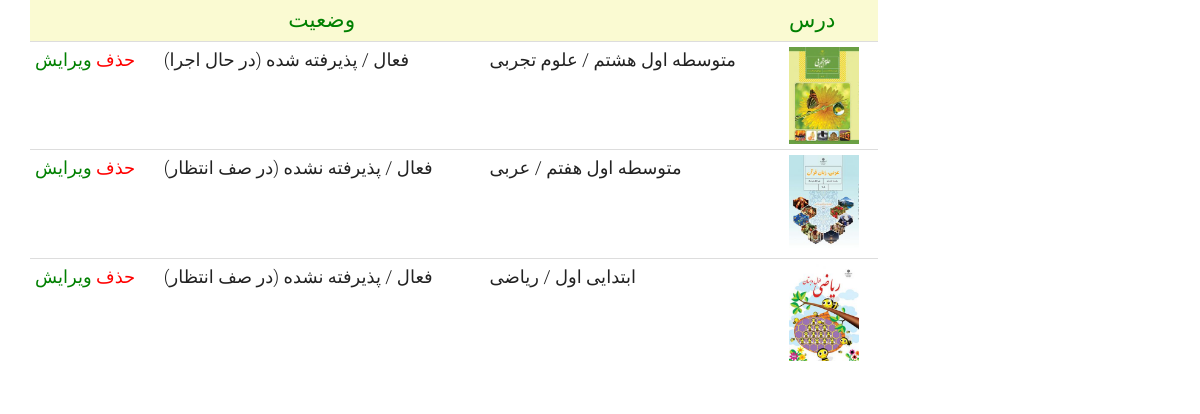
Before: /application/user-application-list (signed in) with the older database file.
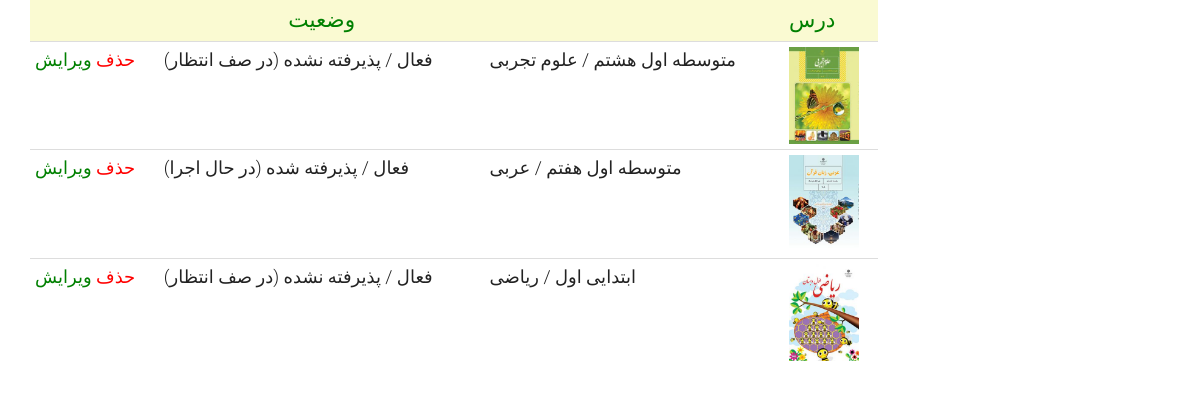
After: the same page with the newer database file.
### application/models.py (models this page shows, shortened)
class Application(models.Model):
    applicant = models.ForeignKey(User, on_delete=models.CASCADE)
    demanded_course = models.ForeignKey(Course, on_delete=models.CASCADE)
    preferred_style = models.CharField(choices=HOLDING_STYLE, max_length=50, default="V")
    short_description = models.CharField(max_length=300, null=True, blank=True)
    is_accepted = models.BooleanField(blank=True, null=True, default=False)
    num_of_student = models.IntegerField(validators=[MinValueValidator(1), MaxValueValidator(10)], default=1)
    registered_date = models.DateField(null=True, blank=True , auto_now_add=True)
    free_day_1 = models.ForeignKey(WeekDay, on_delete=models.CASCADE, null=True, blank=True)
    free_time_1 = models.ForeignKey(AvailableTime, on_delete=models.CASCADE, null=True, blank=True)
    venue = models.ForeignKey(PublicPlace, on_delete=models.CASCADE, blank=True, null=True)
    is_active = models.BooleanField(default=False)
    slug = models.SlugField(max_length=200, default="", null=False, db_index=True)
    def get_absolute_url(self):
        return reverse('application_detail', args=[self.id])

class Course(models.Model):
    course_name = models.ForeignKey(CourseName, on_delete=models.CASCADE, db_index=True)
    grade = models.ForeignKey(Grade, on_delete=models.CASCADE, blank=True, null=True)
    major = models.ForeignKey(Major, on_delete=models.CASCADE, blank=True, null=True)
    image=models.ImageField(upload_to='images/courses', null=True,blank=True)
    code=models.CharField(max_length=7, blank=True, null=True)
    book_download_link=models.CharField(max_length=300, blank=True, null=True)
    is_active = models.BooleanField(default=True)
    slug = models.SlugField(max_length=500, blank=True, null=True)
    def __str__(self):
        return f" {self.grade} / {self.course_name} "
    class Meta:
        constraints = [
            models.UniqueConstraint(fields=['course_name', 'grade', 'major'],
                                    name='unique_course_name_edu_level_grade'),
        ]

class Grade(models.Model):
    edu_level = models.ForeignKey(EducationalLevel, on_delete=models.CASCADE)
    grade_name = models.CharField(max_length=20, verbose_name="پایه تحصیلی")
    url_title = models.CharField(max_length=200, blank=True, null=True)
    is_active = models.BooleanField(default=True)
    def __str__(self):
        return f"{self.edu_level} {self.grade_name}"
    class Meta:
        constraints = [
            models.UniqueConstraint(fields=['edu_level', 'grade_name'], name='unique_edu_level_grade')]

class EducationalLevel(models.Model):
    edu_level = models.CharField(max_length=20, unique=True, verbose_name="دوره آموزشی")
    url_title = models.CharField(max_length=200, blank=True, null=True)
    is_active = models.BooleanField(default=True)
    def __str__(self):
        return self.edu_level

class CourseName(models.Model):
    course_name = models.CharField(max_length=20, unique=True)
    def __str__(self):
        return f"{self.course_name}"

### application/views.py (the view)
# urls.py: path('user-application-list',views.UserApplicationListView.as_view(), name='user_application_list_page'),
class UserApplicationListView(ListView):
    template_name = 'application/user_application_list.html'
    model = Application
    context_object_name = 'applications'
    ordering = ['registered_date']
    paginate_by = 9
    def get_queryset(self):
        base_query=super(UserApplicationListView,self).get_queryset()
        current_user = self.request.user
        application=base_query.filter(applicant_id=current_user.id)
        return application

### application/templates/application/user_application_list.html (shortened to what this page needs)
{% extends 'shared/_layout.html' %}
{% load render_partial %}
{% block content %}
<div class="container">
	<div class="row">
		<div class="col-sm-9">
			<div class="container-fluid">
				<div class="row fh5co-post-entry">
				<div class="table-responsive cart_info">
				<table class="table table-condensed">
					<thead>
						<tr class="cart_menu", style="background-color: lightgoldenrodyellow">
							<td></td>
							<td style="text-align: center; color: green; font-size: larger">وضعیت</td>
							<td></td>
							<td style="color: green; font-size: larger">درس</td>
						</tr>
					</thead>
					<tbody>
					{% for application in applications %}
						<tr>
							<td>
								<a href="" style="color: red"> حذف </a>
								{% if application.is_active == False and application.is_accepted == False  %}
								<a href="" style="color: green"> تکمیل </a>
								{% elif application.is_active == True and application.is_accepted == False  %}
								<a href="" style="color: green"> ویرایش </a>
								{% else %}
								<a href="" style="color: green"> ویرایش </a>
								{% endif %}
							</td>
							<td>
								{% if application.is_active == True and application.is_accepted == True %}
								<p>  فعال / پذیرفته شده (در حال اجرا) </p>
								{% elif application.is_active == False and application.is_accepted == False  %}
								<p>  غیر فعال / پذیرفته نشده (تکمیل نشده) </p>
								{% elif application.is_active == True and application.is_accepted == False  %}
								<p>  فعال / پذیرفته نشده (در صف انتظار) </p>
								{% elif application.is_active == False and application.is_accepted == True  %}
								<p>  غیر فعال / پذیرفته شده (به اتمام رسیده) </p>
								{% endif %}
							</td>
							<td>
								<p>{{application.demanded_course}} </p>
							</td>
                            <td>
								{% if application.demanded_course.image %}
            					<figure>
               					<a href="{{ application.get_absolute_url }}">
                   				<img src="{{application.demanded_course.image.url}}" width="70" alt="Image" class="img-responsive"></a>
            					</figure>
            					{% else %}
            					<figure>
               					<a href="{{ application.get_absolute_url }}">
                   				<img src="static/images/volunteer.png" alt="Image" class="img-responsive"></a>
            					</figure>
                				{% endif %}
							</td>
						</tr>
					{% endfor %}
					</tbody>
				</table>
			</div>
				</div>
			</div>
		</div>
	</div>
</div>
{% endblock %}

Changed rows visible on the page:
changed Application "متوسطه اول هشتم / علوم تجربی": is_accepted "فعال / پذیرفته شده (در حال اجرا)" → "فعال / پذیرفته نشده (در صف انتظار)"
changed Application "متوسطه اول هفتم / عربی": is_accepted "فعال / پذیرفته نشده (در صف انتظار)" → "فعال / پذیرفته شده (در حال اجرا)"
